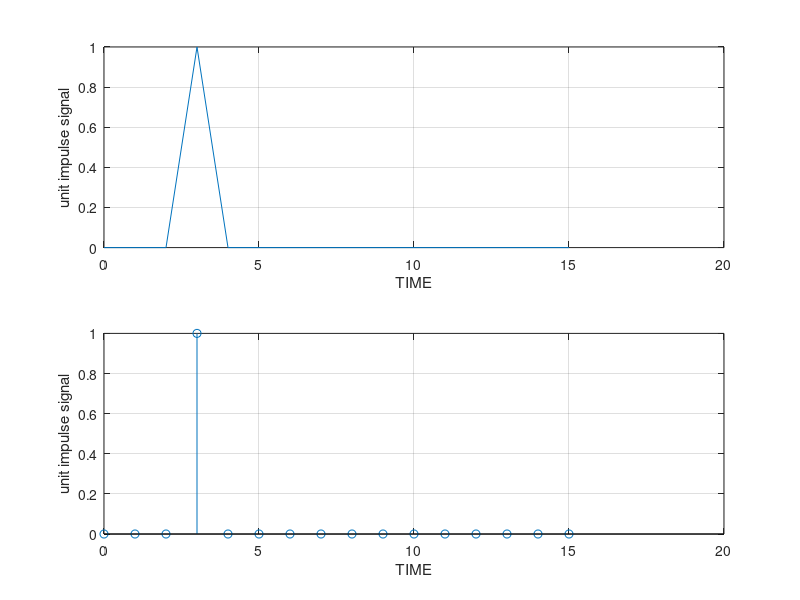

The MATLAB script that drew this image:
clc;
L = 16;
k0 = 4;

x = zeros(1, L);
x(k0) = 1;
k = 0:1:L-1;

subplot(2,1,1);
plot(k,x);
xlabel('TIME');
ylabel('unit impulse signal');
grid;

subplot(2,1,2)
stem(k,x);
xlabel('TIME');
ylabel('unit impulse signal');
grid;